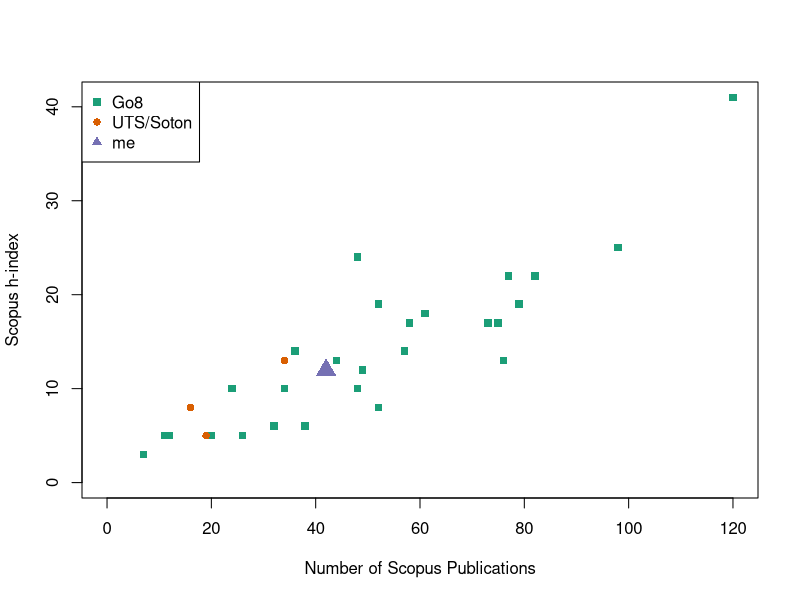

This chart was generated by the following R code:
library("RColorBrewer")

options(stringsAsFactors=FALSE)
profs <- read.csv("benchmarking data.csv")
#profs$group <- profs$University
#profs$group[profs$University %in% c("UTS","Soton")] <- "UTS/Soton"
profs$group <- "Go8"
profs$group[profs$University %in% c("UTS","Soton")] <- "UTS/Soton"
profs$groupFac <- as.factor(profs$group)
K <- length(unique(profs$group))

plotcols <- brewer.pal(K+1,"Dark2")
plot(profs$PapersWhenPromoted,profs$hIndexWhenPromoted,
     xlab="Number of Scopus Publications",
     ylab="Scopus h-index",
     xlim=c(0,max(profs$PapersWhenPromoted,na.rm=TRUE)),
     ylim=c(0,max(profs$hIndexWhenPromoted,na.rm=TRUE)),
     pch=14+as.numeric(profs$groupFac),
     col=plotcols[as.numeric(profs$groupFac)],
     #main="Scopus Metrics of Selected Professors calculated at Date of Promotion"
     main="")
legend("topleft",legend=c(levels(profs$groupFac),"me"),pch=14+c(1:(K+1)),
       col=plotcols)
points(42,12,pch=14+K+1,cex=2,col=plotcols[K+1])
